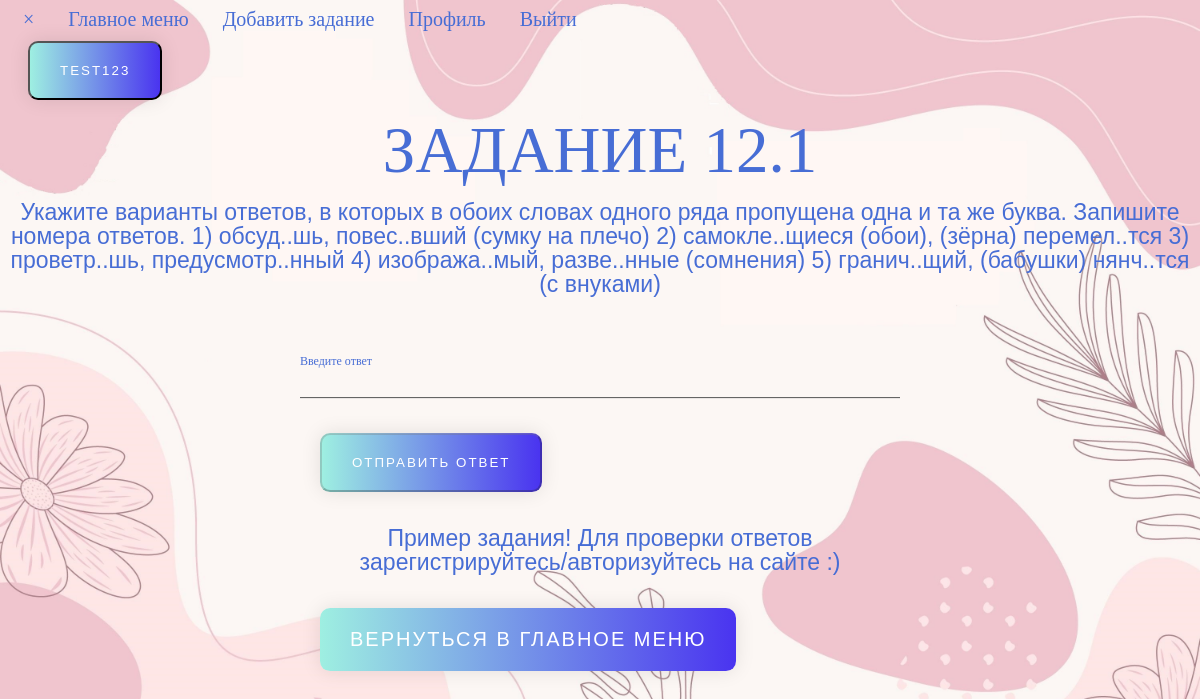
Screenshot of /example_task (signed in) with the database file from the repository.
### data/users.py (models this page shows, shortened)
class User(SqlAlchemyBase, UserMixin, SerializerMixin):
    __tablename__ = 'users'
    id = sqlalchemy.Column(sqlalchemy.Integer, primary_key=True, autoincrement=True)
    nickname = sqlalchemy.Column(sqlalchemy.String, unique=True)
    task_completed = sqlalchemy.Column(sqlalchemy.Integer, default=0)
    email = sqlalchemy.Column(sqlalchemy.String, unique=True)
    hashed_password = sqlalchemy.Column(sqlalchemy.String)
    picture = sqlalchemy.Column(sqlalchemy.String)

### data/tasks.py (models this page shows)
class Task12(SqlAlchemyBase, SerializerMixin):
    __tablename__ = 'task_12'
    id = sqlalchemy.Column(sqlalchemy.Integer, primary_key=True, autoincrement=True)
    text_of_the_task = sqlalchemy.Column(sqlalchemy.String)
    answers = sqlalchemy.Column(sqlalchemy.String)
    done_by = sqlalchemy.Column(sqlalchemy.String, default="")
    adding = sqlalchemy.Column(sqlalchemy.String)

### main.py (the view)
@app.route("/example_task", methods=["GET"])
def example_task():
    category = 12
    task = SESS.query(CLASS_DICT[category]).get(1)
    return render_template('example_task.html', title="Пример задания", category=category, task=task,
                           message="Пример задания! Для проверки ответов зарегистрируйтесь/авторизуйтесь на сайте :)")

### main.py (called while the page is built)
@login_manager.user_loader
def load_user(user_id):
    return SESS.query(User).get(user_id)

### templates/example_task.html (shortened to what this page needs)
{% extends "base.html" %}
{% block css %}
<link rel="stylesheet" href="../../../../static/css/background.css">
<link rel="stylesheet" href="../../../../static/css/text.css">
<link rel="stylesheet" href="../../../../static/css/gradient-button.css">
<link rel="stylesheet" href="../../../../static/css/red-gradient-button.css">
<link rel="stylesheet" href="../../../../static/css/green-gradient-button.css">
<link rel="stylesheet" href="../../../../static/css/input.css">
{% endblock %}
{% block content %}
<h1 align="center">Задание {{ category }}.{{ task.id }}</h1>
<p align="center">{{ task.text_of_the_task }}</p>
<div class="box">
    <form method="post" id="one">
        <p align="center">
        <div class="input-container">
            <input type="text" class="form-control" id="answer" name="answer" align="center">
            <label>Введите ответ</label>
        </div>
        <button disabled type="submit" class="gradient-button">Отправить ответ</button>
        </p>
        <p>{{ message }}</p>
    </form>
    <a class="gradient-button" href="/">Вернуться в главное меню</a>
</div>
{% endblock %}

### templates/base.html (shortened to what this page needs)
<!doctype html>
<html lang="en">
<head>
    {% block css %}{% endblock %}
</head>
<body>
<header>
    <nav class="navbar navbar-light bg-light">
        {% if current_user.is_authenticated %}
        <div id="mySidenav" class="sidenav">
            <a href="javascript:void(0)" class="closebtn" onclick="closeNav()">&times;</a>
            <a href="/">Главное меню</a>
            {% if current_user.id == 1 %}
            <a href="/add_task">Добавить задание</a>
            {% endif %}
            <a href="/profile">Профиль</a>
            <a href="/logout">Выйти</a>
        </div>
        <button class="gradient-button" onclick="openNav()">{{ current_user.nickname }}</button>
        {% endif %}
    </nav>
</header>
<div id="main">
    <main role="main" class="container">
        {% block content %}{% endblock %}
    </main>
</div>
</body>
</html>

### static/css/background.css (style rules this page uses)
html { background-repeat: no-repeat; background-position: center center; background-attachment: fixed; -webkit-background-size: cover; -moz-background-size: cover; -o-background-size: cover; background-size: cover; }

### static/css/text.css (style rules this page uses)
h1 { color: #476DD5 ; font-family: ‘Righteous’, cursive; font-size: 65px; font-weight: normal; line-height: 60px; margin: 10px 0 20px; text-transform: uppercase; text-shadow: 2px 2px 0 #000, margin: 10px 0 24px; text-align: center; }
p { color: #476DD5 ; font-family: ‘Orienta’, sans-serif; font-size: 23px; line-height: 24px; margin: 0 0 24px; text-align: center; }
a { color: #476DD5 ; text-decoration: none; text-align: right; padding: 15px; font-size: 20px; }

### static/css/gradient-button.css (style rules this page uses)
.gradient-button { text-decoration: none; display: inline-block; color: white; padding: 20px 30px; margin: 10px 20px; border-radius: 10px; font-family: 'Montserrat', sans-serif; text-transform: uppercase; letter-spacing: 2px; background-image: linear-gradient(to right, #9EEFE1 0%, #4830F0 51%, #9EEFE1 100%); background-size: 200% auto; box-shadow: 0 0 20px rgba(0, 0, 0, .1); transition: .5s; }

### static/css/input.css (style rules this page uses)
.box { position:absolute; width:50%; left:50%; top:auto; transform: translate(-50%,-10%); border-radius:3px; padding:70px 100px; }
.input-container { position:relative; margin-bottom:25px; }
.input-container label { position:absolute; top:0px; left:0px; width:50%; font-size:16px; color:#476DD5; pointer-event:none; transition: all 0.5s ease-in-out; }
.input-container input { border:0; border-bottom:1px solid #555; background:transparent; width:100%; padding:8px 0 5px 0; font-size:16px; color:#476DD5; }
.input-container input:focus ~ label, .input-container input:valid ~ label { top:-12px; font-size:12px; }

### templates/example_task.html (style rules this page uses)
html { background-image: url(../../../../static/img/background.jpg); }

### rows the page displays
User: nickname "TEST123"
Task12: id "1", text_of_the_task "Укажите варианты ответов, в которых в обоих словах одного ряда пропущена одна и та же буква. Запишите номера ответов. 1) обсуд..шь, повес..вший (сумку на плечо) 2) самокле..щиеся (обои), (зёрна) перемел..тся 3) проветр..шь, предусмотр..нный 4) изобража..мый, разве..нные (сомнения) 5) гранич..щий, (бабушки) нянч..тся (с внуками)"

### other values shown
{{ category }} "12"
{{ message }} "Пример задания! Для проверки ответов зарегистрируйтесь/авторизуйтесь на сайте :)"
